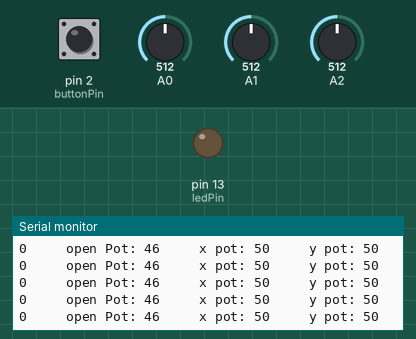
Bench run of a sketch on a simulated Arduino Uno, built with avr-gcc and run on an emulated ATmega328P. On the bench: output pins drawn as LEDs (lit = HIGH), the last lines printed to the serial monitor. The inputs (shaded band) are chosen by the test bench; at power-on: A2 = 512, A0 = 512, A1 = 512, pin 2 (buttonPin) LOW.

Above: at 1.2 s.
1.3 s: A2 set to 686
At 1.41 s:
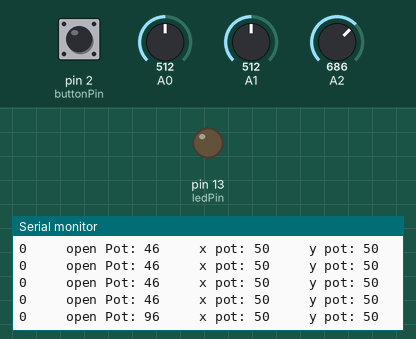
4.3 s: A2 set to 707
At 4.31 s:
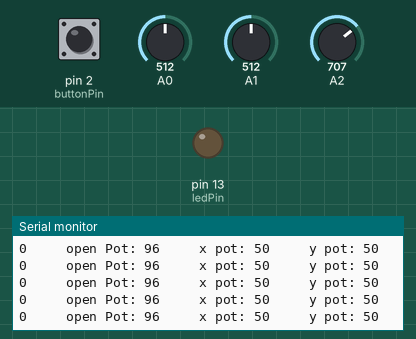
7.3 s: A0 set to 111
At 7.31 s:
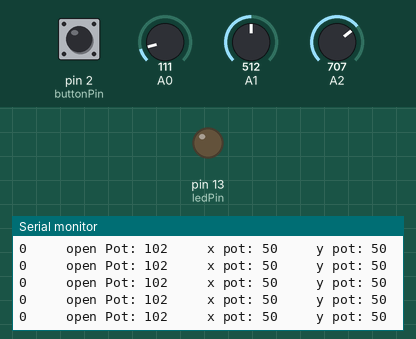
8.8 s: A0 set to 94
At 8.84 s:
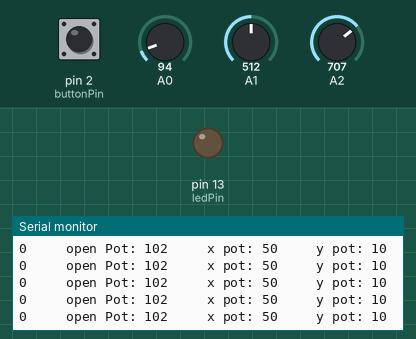
11.8 s: A1 set to 113
At 11.84 s:
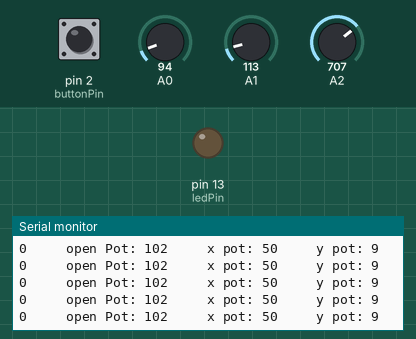
14.8 s: A1 set to 93
At 14.83 s:
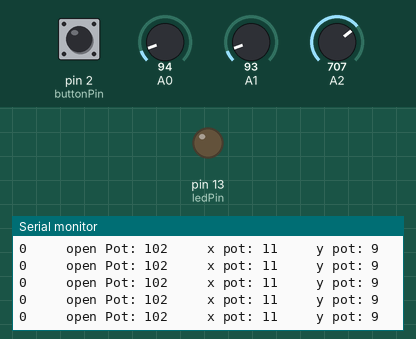
Timing chart, 0 to 17.3 s (numbered marks = the images above; inputs shaded):
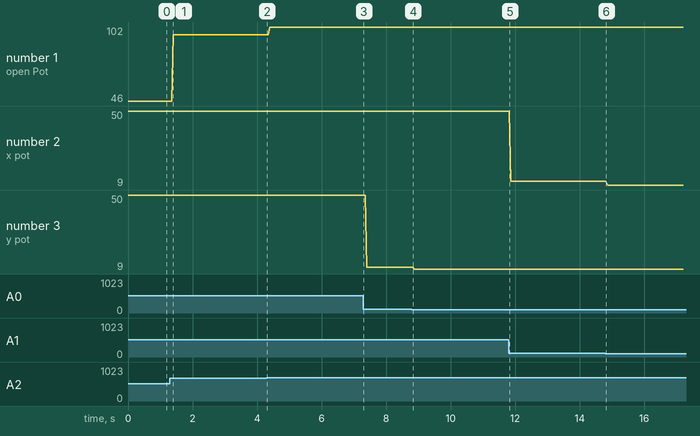

Measured:
- after the input at 1.3 s, the serial monitor: prints a new line after 0.10 s (image 1)
- plotted number 1: 46 → 96 after the input at 1.3 s, 96 → 102 after the input at 4.3 s
- plotted number 2: 50 → 11 after the input at 11.8 s
- plotted number 3: 50 → 10 after the input at 7.3 s, 10 → 9 after the input at 8.8 s

The sketch:

Controller_Config.ino
```cpp
//  Nilheim Mechatronics Eye Mechanism Controller Configuration
//  Use serial monitor and/or plotter to check functionality of the controller
//  X axis: A1, Y axis: A0, Trim Pot: A2, Button: 2


const int buttonPin = 2;     // the number of the pushbutton pin
const int ledPin =  13;      // the number of the LED pin

// variables will change:
int buttonState = 0;         // variable for reading the pushbutton status

void setup() {
    Serial.begin(9600);
  // initialize the LED pin as an output:
  pinMode(ledPin, OUTPUT);
  // initialize the pushbutton pin as an input:
  pinMode(buttonPin, INPUT);
}

void loop() {
  // read the state of the pushbutton value:
  buttonState = digitalRead(buttonPin);
  int poto= map(analogRead(A2),350,700,0,100);
  int potx= map(analogRead(A1),0,1023,0,100);
  int poty= map(analogRead(A0),0,1023,0,100);
  Serial.print(buttonState);
  Serial.print("     open Pot: ");
  Serial.print(poto);
  Serial.print("     x pot: ");
    Serial.print(potx);
      Serial.print("     y pot: ");
          Serial.println(poty);


}
```
